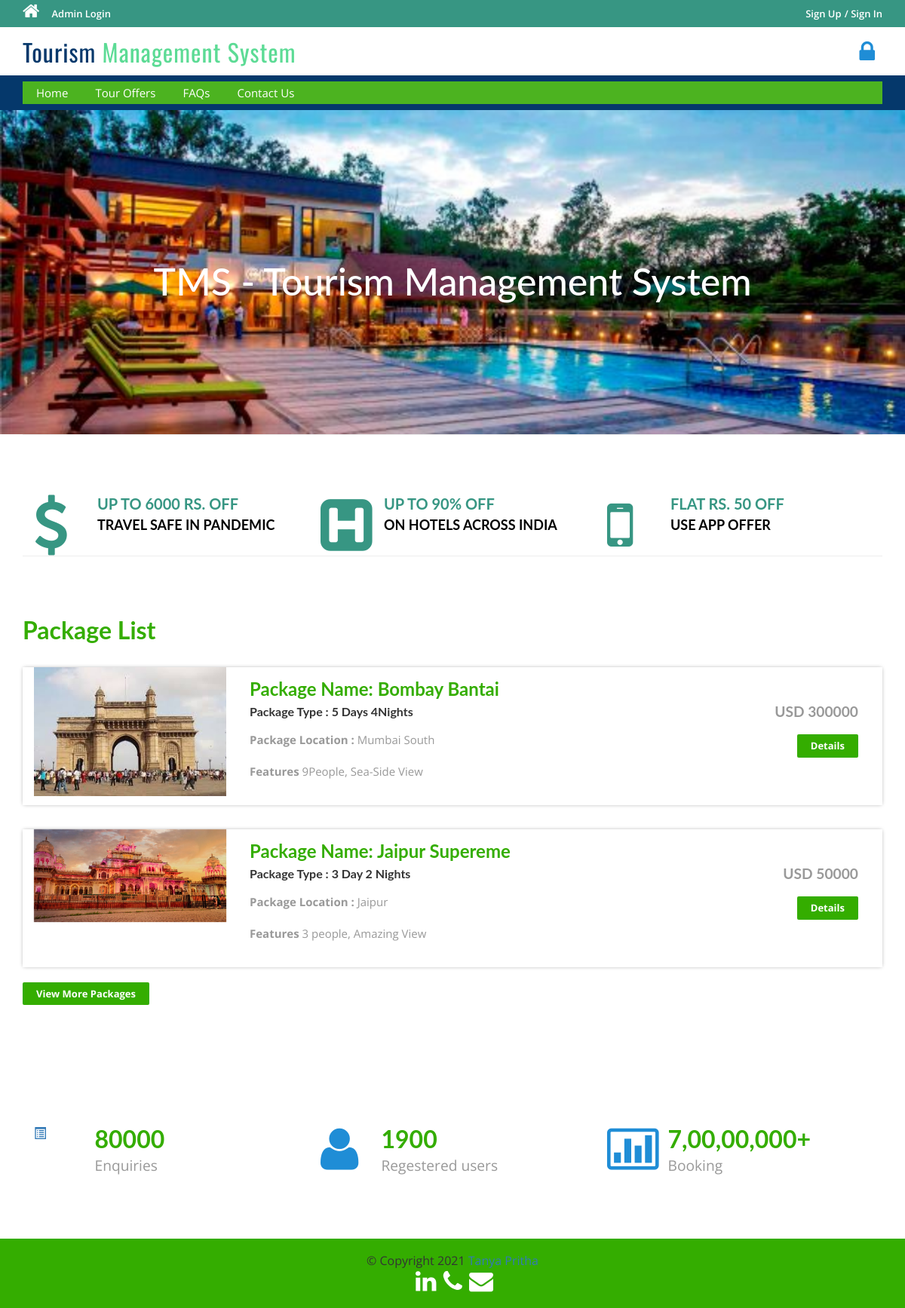
The page / on the database its author committed.
### tables this page shows
CREATE TABLE `tbltourpackages` (
  `PackageName` varchar(50) NOT NULL,
  `PackageType` varchar(50) NOT NULL,
  `PackageLocation` varchar(50) NOT NULL,
  `PackageFetures` varchar(100) NOT NULL,
  `PackagePrice` int(6) NOT NULL,
  `PackageId` int(100) NOT NULL,
  `PackageImage` varchar(50) NOT NULL
);

### index.php (the view, shortened to what this page needs)
<?php
include('includes/config.php');
?>
<!DOCTYPE HTML>
<html>
<head>
<link href="css/bootstrap.css" rel='stylesheet' type='text/css' />
<link href="css/style.css" rel='stylesheet' type='text/css' />
<link href="css/font-awesome.css" rel="stylesheet">
<link href="css/animate.css" rel="stylesheet" type="text/css" media="all">
</head>
<body>
<?php include('includes/header.php');?>
<div class="banner">
	<div class="container">
		<h1 class=" " style="visibility: visible; animation-delay: 0.5s; animation-name: zoomIn;"> TMS - Tourism Management System</h1>
	</div>
</div>
<div class="container">
	<div class="rupes">
		<div class="col-md-4 rupes-left wow fadeInDown animated animated" data-wow-delay=".5s" style="visibility: visible; animation-delay: 0.5s; animation-name: fadeInDown;">
			<div class="rup-left">
				<a href="offers.html"><i class="fa fa-usd"></i></a>
			</div>
			<div class="rup-rgt">
				<h3>UP TO 6000 RS. OFF</h3>
				<h4><a href="offers.html">TRAVEL SAFE IN PANDEMIC</a></h4>
			</div>
				<div class="clearfix"></div>
		</div>
		<div class="col-md-4 rupes-left wow fadeInDown animated animated" data-wow-delay=".5s" style="visibility: visible; animation-delay: 0.5s; animation-name: fadeInDown;">
			<div class="rup-left">
				<a href="offers.html"><i class="fa fa-h-square"></i></a>
			</div>
			<div class="rup-rgt">
				<h3>UP TO 90% OFF</h3>
				<h4><a href="offers.html">ON HOTELS ACROSS INDIA</a></h4>
			</div>
				<div class="clearfix"></div>
		</div>
		<div class="col-md-4 rupes-left wow fadeInDown animated animated" data-wow-delay=".5s" style="visibility: visible; animation-delay: 0.5s; animation-name: fadeInDown;">
			<div class="rup-left">
				<a href="offers.html"><i class="fa fa-mobile"></i></a>
			</div>
			<div class="rup-rgt">
				<h3>FLAT RS. 50 OFF</h3>
				<h4><a href="offers.html">USE APP OFFER</a></h4>
			</div>
				<div class="clearfix"></div>
		</div>
	</div>
</div>
<div class="container">
	<div class="holiday">
	<h3>Package List</h3>
<?php $sql = "SELECT * from tbltourpackages order by rand() limit 4";
$query = $dbh->prepare($sql);
$query->execute();
$results=$query->fetchAll(PDO::FETCH_OBJ);
if($query->rowCount() > 0)
{
foreach($results as $result)
{	?>
			<div class="rom-btm">
				<div class="col-md-3 room-left wow fadeInLeft animated" data-wow-delay=".5s">
					<img src="admin/pacakgeimages/<?php echo htmlentities($result->PackageImage);?>" class="img-responsive" alt="">
				</div>
				<div class="col-md-6 room-midle wow fadeInUp animated" data-wow-delay=".5s">
					<h4>Package Name: <?php echo htmlentities($result->PackageName);?></h4>
					<h6>Package Type : <?php echo htmlentities($result->PackageType);?></h6>
					<p><b>Package Location :</b> <?php echo htmlentities($result->PackageLocation);?></p>
					<p><b>Features</b> <?php echo htmlentities($result->PackageFetures);?></p>
				</div>
				<div class="col-md-3 room-right wow fadeInRight animated" data-wow-delay=".5s">
					<h5>USD <?php echo htmlentities($result->PackagePrice);?></h5>
					<a href="package-details.php?pkgid=<?php echo htmlentities($result->PackageId);?>" class="view">Details</a>
				</div>
				<div class="clearfix"></div>
			</div>
<?php }} ?>
<div><a href="package-list.php" class="view">View More Packages</a></div>
</div>
	</div>
<div class="routes">
	<div class="container">
		<div class="col-md-4 routes-left wow fadeInRight animated" data-wow-delay=".5s">
			<div class="rou-left">
				<a href="#"><i class="glyphicon glyphicon-list-alt"></i></a>
			</div>
			<div class="rou-rgt wow fadeInDown animated" data-wow-delay=".5s">
				<h3>80000</h3>
				<p>Enquiries</p>
			</div>
				<div class="clearfix"></div>
		</div>
		<div class="col-md-4 routes-left">
			<div class="rou-left">
				<a href="#"><i class="fa fa-user"></i></a>
			</div>
			<div class="rou-rgt">
				<h3>1900</h3>
				<p>Regestered users</p>
			</div>
				<div class="clearfix"></div>
		</div>
		<div class="col-md-4 routes-left wow fadeInRight animated" data-wow-delay=".5s">
			<div class="rou-left">
				<a href="#"><i class="fa fa-ticket"></i></a>
			</div>
			<div class="rou-rgt">
				<h3>7,00,00,000+</h3>
				<p>Booking</p>
			</div>
				<div class="clearfix"></div>
		</div>
		<div class="clearfix"></div>
	</div>
</div>
<?php include('includes/footer.php');?>
</body>
</html>

### includes/header.php (shortened to what this page needs)
<?php if($_SESSION['login'])
{?>
<div class="top-header">
	<div class="container">
		<ul class="tp-hd-lft wow fadeInLeft animated" data-wow-delay=".5s">
			<li class="hm"><a href="index.html"><i class="fa fa-home"></i></a></li>
			<li class="prnt"><a href="profile.php">My Profile</a></li>
				<li class="prnt"><a href="change-password.php">Change Password</a></li>
			<li class="prnt"><a href="tour-history.php">My Tour History</a></li>
		</ul>
		<ul class="tp-hd-rgt wow fadeInRight animated" data-wow-delay=".5s">
			<li class="tol">Welcome :</li>
			<li class="sig"><?php echo htmlentities($_SESSION['login']);?></li>
			<li class="sigi"><a href="logout.php" >/ Logout</a></li>
        </ul>
		<div class="clearfix"></div>
	</div>
</div><?php } else {?>
<div class="top-header">
	<div class="container">
		<ul class="tp-hd-lft " data-wow-delay=".5s">
			<li class="hm"><a href="index.php"><i class="fa fa-home"></i></a></li>
				<li class="hm"><a href="admin/index.php">Admin Login</a></li>
		</ul>
		<ul class="tp-hd-rgt " data-wow-delay=".5s">
			<li class="sig"><a href="#" data-toggle="modal" data-target="#myModal" >Sign Up</a></li>
			<li class="sigi"><a href="#" data-toggle="modal" data-target="#myModal4" >/ Sign In</a></li>
        </ul>
		<div class="clearfix"></div>
	</div>
</div>
<?php }?>
<div class="header">
	<div class="container">
		<div class="logo" data-wow-delay=".5s">
			<a href="index.php">Tourism <span>Management System</span></a>
		</div>
		<div class="lock " data-wow-delay=".5s">
			<li><i class="fa fa-lock"></i></li>
		</div>
		<div class="clearfix"></div>
	</div>
</div>
<div class="footer-btm " data-wow-delay=".5s">
	<div class="container">
	<div class="navigation">
			<nav class="navbar navbar-default">
				<div class="collapse navbar-collapse nav-wil" id="bs-example-navbar-collapse-1">
					<nav class="cl-effect-1">
						<ul class="nav navbar-nav">
							<li><a href="index.php">Home</a></li>
								<li><a href="package-list.php">Tour Offers</a></li>
								<li><a href="page.php?type=terms">FAQs</a></li>
								<?php if($_SESSION['login'])
{?>
								<?php } else { ?>
								<li><a href="enquiry.php"> Contact Us </a>  </li>
								<?php } ?>
								<div class="clearfix"></div>
						</ul>
					</nav>
				</div>
			</nav>
		</div>
	</div>
</div>

### includes/footer.php
<div class="copy-right">
	<div class="container">
		<div class="footer-social-icons wow fadeInDown animated animated" data-wow-delay=".5s" style="visibility: visible; animation-delay: 0.5s; animation-name: fadeInDown;">
			&copy Copyright 2021 <a href="http://projectworlds.in/contacts-us">Tanya Pritha<a />
			<br>
				<a href="#"><i style = "color : white; margin-left : 5px;" class="fa fa-linkedin fa-2x" aria-hidden="true"></i></a>
				<a href="#"><i style = "color : white; margin-left : 5px;" class="fa fa-phone fa-2x" aria-hidden="true"></i>
				</a>
				<a href="#"><i style = "color : white; margin-left : 5px;" class="fa fa-envelope fa-2x" aria-hidden="true"></i>
				</a>
		</div>
	</div>

### css/style.css (style rules this page uses)
html, body { font-size: 100%; background: #fff; font-family: 'Open Sans', sans-serif; }
body a,.grid_1,plan_1,plan_1.one,plan_1.two,i.icon1, i.icon2, i.icon3, i.icon4, i.icon5, i.icon6 { transition:0.5s all; -webkit-transition:0.5s all; -moz-transition:0.5s all; -o-transition:0.5s all; -ms-transition:0.5s all; }
h1,h2,h3,h4,h5,h6 { margin:0; font-family: 'Lato', sans-serif; }
p { margin:0; }
ul { margin:0; padding:0; }
.logo a { color: #05386B; letter-spacing: 1px; font-size: 2em; font-weight: 400; display: block; text-decoration: none; font-family: 'Oswald', sans-serif; }
.logo span { color:#5CDB95; }
i.fa.fa-home { font-size: 24px; }
.top-header { background-color: #379683; border-bottom: 0 none; height: 36px; line-height: 35px; }
ul.tp-hd-lft { float: left; }
ul.tp-hd-lft li { display: inline-block; }
li.hm,li.prnt { margin-right: 12px; }
ul.tp-hd-lft a { font-size: 13px; font-weight: 600; color:#fff; }
ul.tp-hd-rgt { float:right; }
ul.tp-hd-rgt li { display: inline-block; font-size: 13px; font-weight: 600; color:#fff; }
ul.tp-hd-rgt a { font-size: 13px; font-weight: 600; color:#fff; }
.header { background-color: #fff; margin: 0; padding: 10px 0 8px; }
.logo a { display: block; }
.logo { float: left; margin-right: 60px; }
.lock { float: right; margin-top: 7px; }
.lock li { display: inline-block; }
i.fa.fa-lock { color:#1f8dd6; font-size: 2em; padding-right: 10px; }
.banner { background: url(../images/travel.jpg)no-repeat; background-size: cover; -webkit-background-size: cover; -o-background-size: cover; -ms-background-size: cover; -moz-background-size: cover; min-height: 430px; }
.banner h1 { font-size: 50px; margin-bottom: 40px; padding: 4em 0 0; text-align: center; color: #ffffff; }
.rup-left { float: left; width: 24%; }
.rup-rgt { float: left; width: 76%; }
.rupes { padding: 5em 0; border-top: 1px solid rgba(236, 236, 236, 0.9); border-bottom: 1px solid rgba(236, 236, 236, 0.9); }
i.fa.fa-usd { font-size: 5em; color: #379683; }
i.fa.fa-h-square { font-size: 5em; color: #379683; }
i.fa.fa-mobile { font-size:5em; color: #379683; }
.rupes h3 { font-size: 20px; color: #379683; font-weight: 700; }
.rupes h4 { font-size: 18px; margin: 8px 0; font-weight: 700; }
.rupes h4 a { color: #000000; }
.rup-left a { display: inline-block; }
.routes { padding: 5em 0; }
.rou-left { float: left; width: 23%; }
.rou-rgt { float: left; width: 70%; }
i.fa.fa-truck,i.fa.fa-user,i.fa.fa-ticket { font-size: 4em; color:#1f8dd6; }
.routes h3 { font-size: 2em; font-weight: 700; color: #34ad00; }
.routes p { font-size: 1.2em; color: #999; line-height: 1.8em; }
.holiday { padding: 5em 0; }
.holiday h3 { font-size: 2em; font-weight: 700; color: #34ad00; }
.holiday p { font-size: 1.2em; line-height: 1.8em; margin: 1em 0; color: #999; }
.footer-btm li { display: inline-block; margin: 0 10px; font-size: 14px; color: #fff; }
.footer-btm li a { font-size: 15px; color: #fff; display: inline-block; padding: 5px 8px; }
.footer-btm { background:#05386B; padding: 0.5em 0; text-align:center; }
.copy-right { background:#34ad00; text-align: center; padding: 0.5em 0; }
a.view { padding: 6px 18px; font-weight: 700; color: #fff; background-color: #34ad00; border: 0; font-size: 13px; border-radius: 2px; -webkit-transition: all .2s; -moz-transition: all .2s; transition: all .2s; margin-top: 20px; display: inline-block; }
.rom-btm { margin-top: 2em; box-shadow: 0px 0px 5px -1px rgba(0, 0, 0, 0.37); }
.rom-btm h4 { font-size: 1.5em; font-weight: 700; color: #34ad00; }
.rom-btm p { font-size: 15px; color: #999; }
.rom-btm h6 { font-size: 1em; font-weight: 700; margin: 0.5em 0; }
.room-right { text-align: right; padding: 3em 2em; }
.room-midle { padding: 1em; }
.rom-btm h5 { font-size: 1.2em; font-weight: 700; color: #999; }
.glyphicon { position: relative; top: 1px; display: inline-block; font-family: 'Glyphicons Halflings'; font-style: normal; font-weight: normal; line-height: 1; -webkit-font-smoothing: antialiased; -moz-osx-font-smoothing: grayscale; }
.footer-social-icons { margin: 10px 0 10px; }
.navbar-default { background-color: #4CB320 !important; border-color: #4CB320 !important; }
.navbar { min-height: 0px !important; margin-bottom:0px !important; border-radius:0px !important; border: none !important; }
ul.nav.navbar-nav li a { font-size: 15px ; color: #fff; display: inline-block; padding: 5px 8px; }
.navbar-collapse { padding-right: 0px !important; padding-left: 0px !important; }

### rows shown on the page
tbltourpackages: PackageImage (picture), PackageName "Bombay Bantai", PackageType "5 Days 4Nights", PackageLocation "Mumbai South", PackageFetures "9People, Sea-Side View", PackagePrice "300000"
tbltourpackages: PackageImage (picture), PackageName "Jaipur Supereme", PackageType "3 Day 2 Nights", PackageLocation "Jaipur", PackageFetures "3 people, Amazing View", PackagePrice "50000"
